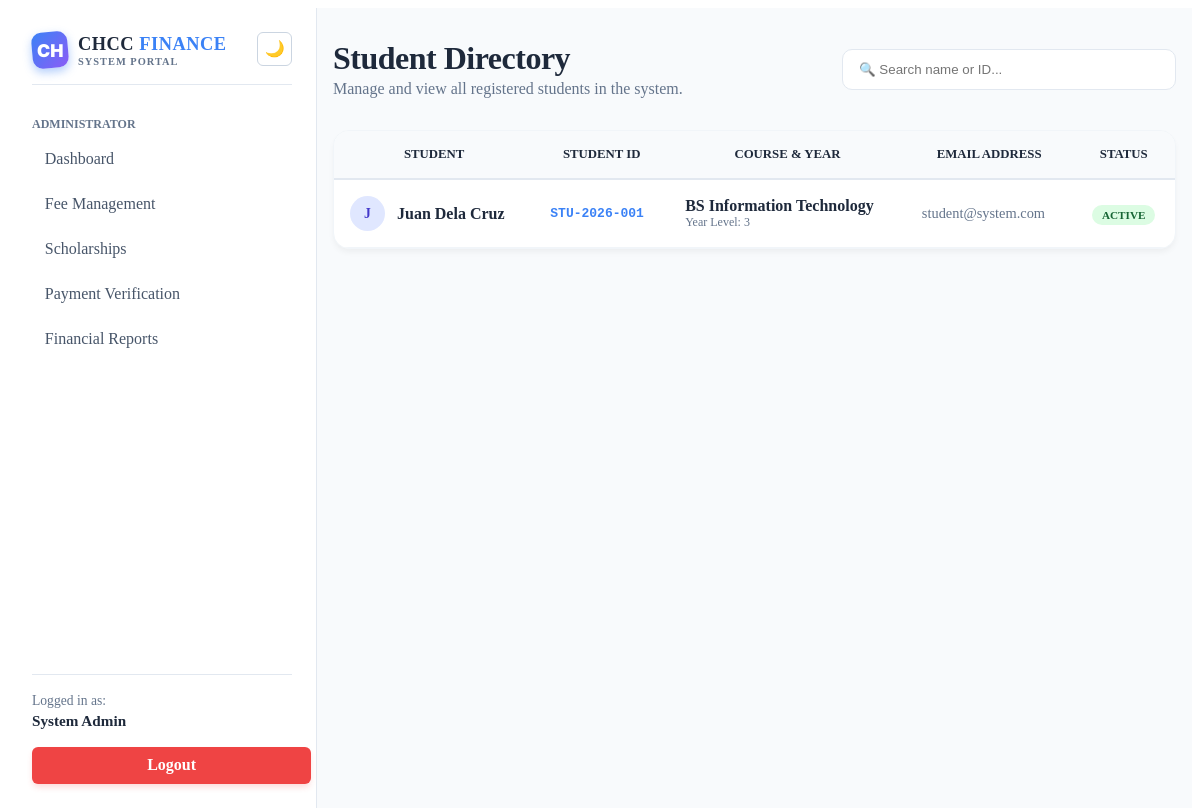
Screenshot of /views/admin/students.php (signed in) with the database file from the repository.
### tables this page shows
CREATE TABLE IF NOT EXISTS students (
    id INT AUTO_INCREMENT PRIMARY KEY,
    user_id INT NOT NULL,
    student_number VARCHAR(50) UNIQUE NOT NULL,
    course VARCHAR(100) NOT NULL,
    year_level INT NOT NULL,
    clearance_status ENUM('cleared', 'pending', 'hold') DEFAULT 'pending',
    FOREIGN KEY (user_id) REFERENCES users(id) ON DELETE CASCADE
);

CREATE TABLE IF NOT EXISTS users (
    id INT AUTO_INCREMENT PRIMARY KEY,
    name VARCHAR(100) NOT NULL,
    email VARCHAR(100) UNIQUE NOT NULL,
    password VARCHAR(255) NOT NULL,
    role ENUM('admin', 'registrar', 'faculty', 'student') NOT NULL,
    created_at TIMESTAMP DEFAULT CURRENT_TIMESTAMP
);

### views/admin/students.php (the view, shortened to what this page needs)
<?php
include '../layouts/header.php';
include '../layouts/sidebar.php';
$database = new Database();
$db = $database->getConnection();
$students = [];
try {
    $query = "SELECT s.id, s.student_number, s.course, s.year_level, u.name, u.email
              FROM students s
              JOIN users u ON s.user_id = u.id
              ORDER BY u.name ASC";
    $stmt = $db->query($query);
    $students = $stmt->fetchAll(PDO::FETCH_ASSOC);
} catch(PDOException $e) {
    $error = $e->getMessage();
}
?>
<div style="width: 100%; margin-top: 1rem;">
    <div style="margin-bottom: 2rem; display: flex; justify-content: space-between; align-items: center; flex-wrap: wrap; gap: 1rem;">
        <div>
            <h1 style="margin: 0; font-weight: 900; font-size: 2rem; letter-spacing: -0.5px;">Student Directory</h1>
            <p style="color: #64748b; margin: 0.2rem 0 0 0;">Manage and view all registered students in the system.</p>
        </div>
        <input type="text" id="studentSearch" class="search-input" placeholder="🔍 Search name or ID...">
    </div>
    <div class="modern-card" style="padding: 0; overflow: hidden;">
        <div style="overflow-x: auto;">
            <table class="student-table" id="studentsTable">
                <thead>
                    <tr>
                        <th>Student</th>
                        <th>Student ID</th>
                        <th>Course & Year</th>
                        <th>Email Address</th>
                        <th style="text-align: center;">Status</th>
                    </tr>
                </thead>
                <tbody>
                    <?php if (empty($students)): ?>
                        <tr>
                            <td colspan="5" style="text-align: center; padding: 3rem; color: #94a3b8;">No students found in the record.</td>
                        </tr>
                    <?php else: ?>
                        <?php foreach ($students as $s): ?>
                            <tr>
                                <td>
                                    <div style="display: flex; align-items: center; gap: 12px;">
                                        <div class="avatar-circle"><?php echo strtoupper(substr($s['name'], 0, 1)); ?></div>
                                        <div style="font-weight: 700;"><?php echo htmlspecialchars($s['name']); ?></div>
                                    </div>
                                </td>
                                <td style="font-family: monospace; font-weight: 600; color: #3b82f6;">
                                    <?php echo htmlspecialchars($s['student_number']); ?>
                                </td>
                                <td>
                                    <div style="font-weight: 600;"><?php echo htmlspecialchars($s['course']); ?></div>
                                    <div style="font-size: 0.75rem; color: #64748b;">Year Level: <?php echo $s['year_level']; ?></div>
                                </td>
                                <td style="color: #64748b; font-size: 0.9rem;">
                                    <?php echo htmlspecialchars($s['email']); ?>
                                </td>
                                <td style="text-align: center;">
                                    <span style="background: #dcfce3; color: #166534; padding: 4px 10px; border-radius: 20px; font-size: 0.7rem; font-weight: 800;">ACTIVE</span>
                                </td>
                            </tr>
                        <?php endforeach; ?>
                    <?php endif; ?>
                </tbody>
            </table>
        </div>
    </div>
</div>
<?php include '../layouts/footer.php'; ?>

### views/admin/students.php (style rules this page uses)
.modern-card { background: #ffffff; border-radius: 16px; padding: 1.5rem; border: 1px solid #f1f5f9; box-shadow: 0 4px 6px -1px rgba(0, 0, 0, 0.05); }
.search-input { padding: 0.75rem 1rem; border: 1px solid #e2e8f0; border-radius: 10px; width: 100%; max-width: 300px; outline: none; transition: all 0.2s; }
.student-table { width: 100%; border-collapse: separate; border-spacing: 0; }
.student-table th { padding: 1rem; background: #f8fafc; color: #64748b; font-size: 0.8rem; text-transform: uppercase; font-weight: 700; border-bottom: 2px solid #e2e8f0; }
.student-table td { padding: 1rem; border-bottom: 1px solid #f1f5f9; color: #1e293b; }
.avatar-circle { width: 35px; height: 35px; background: #e0e7ff; color: #4338ca; border-radius: 50%; display: flex; align-items: center; justify-content: center; font-weight: bold; font-size: 0.85rem; }

### views/layouts/footer.php (style rules this page uses)
body { animation: pageEnter 0.4s cubic-bezier(0.16, 1, 0.3, 1) forwards; }
body, .main-wrapper, .sidebar, .sidebar * , .main-content-wrapper, .card, .dashboard-header p, .dashboard-header h1, table, th, td, tr, input, select, textarea { transition: background-color 0.4s ease, color 0.4s ease, border-color 0.4s ease, box-shadow 0.4s ease; }
.main-content-wrapper h1, .main-content-wrapper h2, .main-content-wrapper h3, .main-content-wrapper p, .main-content-wrapper td, .main-content-wrapper th, .main-content-wrapper label { color: #1e293b; }

### rows the page displays
students: user.name "J", user.name "Juan Dela Cruz", student_number "STU-2026-001", course "BS Information Technology", year_level "3", user.email "student@system.com"

### other values shown
$display_name "System Admin"
